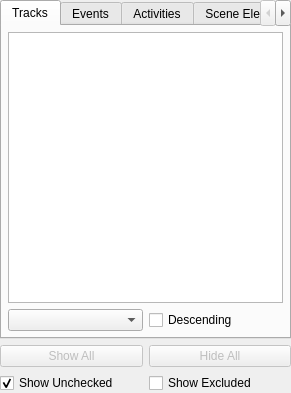
<?xml version="1.0" encoding="UTF-8"?>
<ui version="4.0">
 <class>vpObjectSelectionPanel</class>
 <widget class="QWidget" name="vpObjectSelectionPanel">
  <property name="geometry">
   <rect>
    <x>0</x>
    <y>0</y>
    <width>291</width>
    <height>393</height>
   </rect>
  </property>
  <property name="windowTitle">
   <string>Form</string>
  </property>
  <layout class="QGridLayout" name="gridLayout">
   <property name="margin">
    <number>0</number>
   </property>
   <item row="0" column="0" colspan="2">
    <widget class="vpTabWidget" name="tabWidget">
     <property name="currentIndex">
      <number>0</number>
     </property>
     <widget class="QWidget" name="trackTab">
      <attribute name="title">
       <string>Tracks</string>
      </attribute>
      <layout class="QGridLayout" name="gridLayout_3">
       <property name="margin">
        <number>6</number>
       </property>
       <item row="0" column="0" colspan="2">
        <widget class="vpTreeView" name="trackTree">
         <property name="uniformRowHeights">
          <bool>true</bool>
         </property>
        </widget>
       </item>
       <item row="1" column="0">
        <widget class="QComboBox" name="trackSortType">
         <property name="sizeAdjustPolicy">
          <enum>QComboBox::AdjustToContents</enum>
         </property>
        </widget>
       </item>
       <item row="1" column="1">
        <widget class="QCheckBox" name="trackSortDescending">
         <property name="text">
          <string>Descending</string>
         </property>
        </widget>
       </item>
      </layout>
     </widget>
     <widget class="QWidget" name="eventTab">
      <attribute name="title">
       <string>Events</string>
      </attribute>
      <layout class="QGridLayout" name="gridLayout_2">
       <property name="margin">
        <number>6</number>
       </property>
       <item row="0" column="0" colspan="2">
        <widget class="vpTreeView" name="eventTree">
         <property name="uniformRowHeights">
          <bool>true</bool>
         </property>
        </widget>
       </item>
       <item row="1" column="0">
        <widget class="QComboBox" name="eventSortType">
         <property name="sizeAdjustPolicy">
          <enum>QComboBox::AdjustToContents</enum>
         </property>
        </widget>
       </item>
       <item row="1" column="1">
        <widget class="QCheckBox" name="eventSortDescending">
         <property name="text">
          <string>Descending</string>
         </property>
        </widget>
       </item>
      </layout>
     </widget>
     <widget class="QWidget" name="activityTab">
      <attribute name="title">
       <string>Activities</string>
      </attribute>
      <layout class="QGridLayout" name="gridLayout_4">
       <property name="margin">
        <number>6</number>
       </property>
       <item row="0" column="0" colspan="2">
        <widget class="vpTreeView" name="activityTree">
         <property name="uniformRowHeights">
          <bool>true</bool>
         </property>
        </widget>
       </item>
       <item row="1" column="0">
        <widget class="QComboBox" name="activitySortType">
         <property name="sizeAdjustPolicy">
          <enum>QComboBox::AdjustToContents</enum>
         </property>
        </widget>
       </item>
       <item row="1" column="1">
        <widget class="QCheckBox" name="activitySortDescending">
         <property name="text">
          <string>Descending</string>
         </property>
        </widget>
       </item>
      </layout>
     </widget>
     <widget class="QWidget" name="fseTab">
      <attribute name="title">
       <string>Scene Elements</string>
      </attribute>
      <layout class="QGridLayout" name="gridLayout_5">
       <property name="margin">
        <number>6</number>
       </property>
       <item row="0" column="0" colspan="2">
        <widget class="vpTreeView" name="fseTree">
         <property name="uniformRowHeights">
          <bool>true</bool>
         </property>
        </widget>
       </item>
       <item row="1" column="0">
        <widget class="QComboBox" name="fseSortType">
         <property name="sizeAdjustPolicy">
          <enum>QComboBox::AdjustToContents</enum>
         </property>
        </widget>
       </item>
       <item row="1" column="1">
        <widget class="QCheckBox" name="fseSortDescending">
         <property name="text">
          <string>Descending</string>
         </property>
        </widget>
       </item>
      </layout>
     </widget>
    </widget>
   </item>
   <item row="1" column="0">
    <widget class="QPushButton" name="showAllButton">
     <property name="enabled">
      <bool>false</bool>
     </property>
     <property name="text">
      <string>Show All</string>
     </property>
    </widget>
   </item>
   <item row="1" column="1">
    <widget class="QPushButton" name="hideAllButton">
     <property name="enabled">
      <bool>false</bool>
     </property>
     <property name="text">
      <string>Hide All</string>
     </property>
    </widget>
   </item>
   <item row="2" column="0">
    <widget class="QCheckBox" name="showUncheckedItems">
     <property name="text">
      <string>Show Unchecked</string>
     </property>
     <property name="checked">
      <bool>true</bool>
     </property>
    </widget>
   </item>
   <item row="2" column="1">
    <widget class="QCheckBox" name="showExcludedItems">
     <property name="text">
      <string>Show Excluded</string>
     </property>
    </widget>
   </item>
  </layout>
 </widget>
 <customwidgets>
  <customwidget>
   <class>vpTreeView</class>
   <extends>QTreeView</extends>
   <header>vpTreeView.h</header>
   <container>1</container>
  </customwidget>
  <customwidget>
   <class>vpTabWidget</class>
   <extends>QTabWidget</extends>
   <header>vpTabWidget.h</header>
   <container>1</container>
  </customwidget>
 </customwidgets>
 <resources/>
 <connections/>
</ui>
